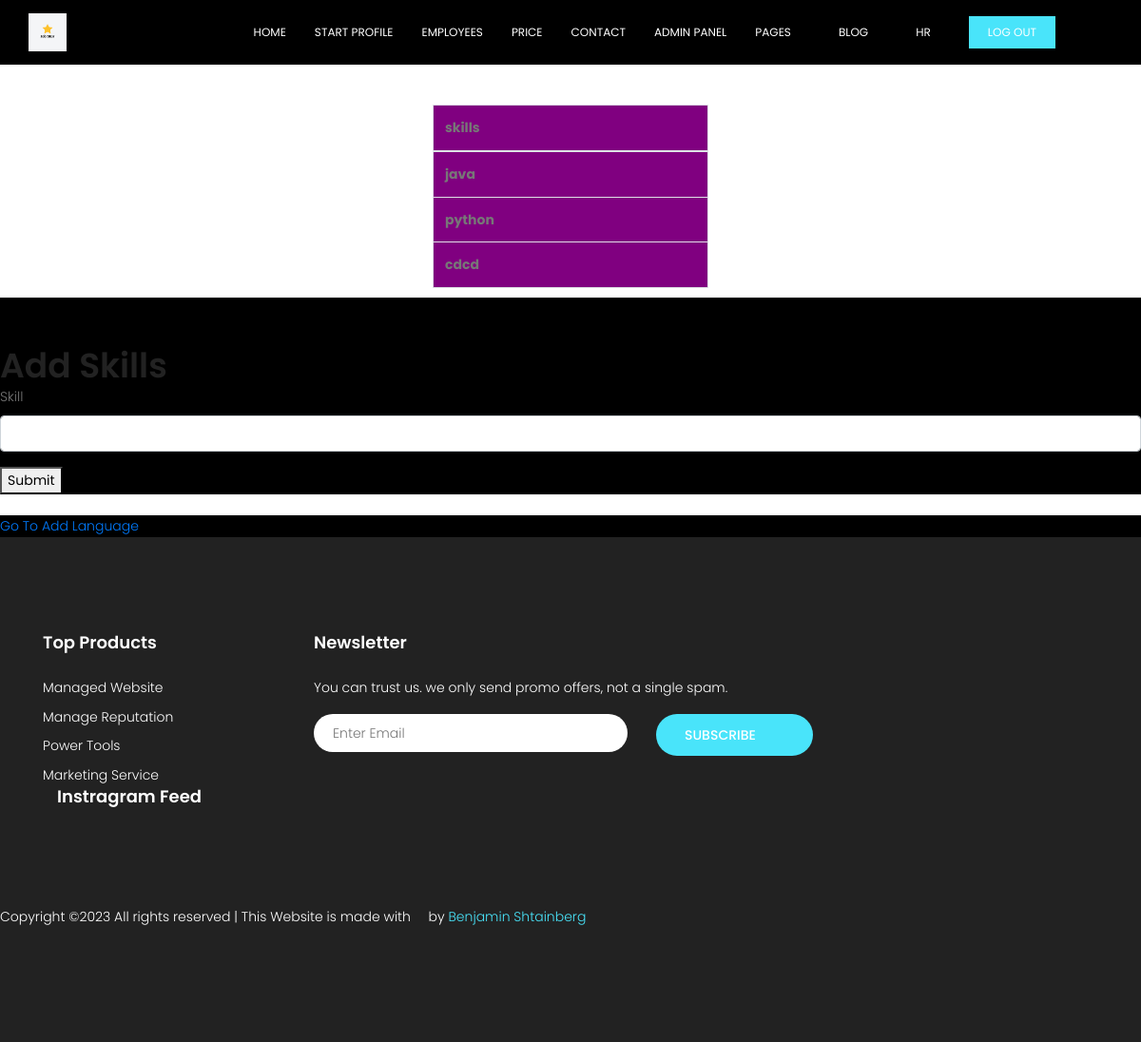
/resume/skills (signed in), run on the app's committed database.
### jobs_app/models.py (models this page shows)
class Skills (models.Model):
    user = models.ForeignKey(User,models.CASCADE)
    skill = models.CharField(max_length=50)
    class Meta:
        verbose_name_plural = '6. skills'

### jobs_app/views.py (the view)
# urls.py: path('resume/skills',views.skills,name='skills'),
def skills(request):
    user_skill = Skills.objects.filter(user=request.user)
    if request.method == 'POST':
        skill = request.POST['skill']
        skills_save = Skills.objects.create(user=request.user,skill=skill)
        skills_save.save()
    return render(request, 'skills.html', {'userSkills': user_skill})

### jobs_project/templates/skills.html (shortened to what this page needs)
{% extends 'base.html' %}
{% load static %}
{% block content %}
<!DOCTYPE html>
<main>
    <div class="table">
    <table class="table table-bordered" style="background-color: purple;">
        <thead>
          <tr>
            <th scope="col">skills</th>
          </tr>
        </thead>
        <tbody>
        {% for skill in userSkills %}
          <tr>
            <th scope="row">{{skill.skill}}</th>
          </tr>
        {% endfor %}
        </tbody>
      </table>
    </div>
    <form style="background-color: black; padding-top: 50px;" method="post" action="/resume/skills">
        <h1>Add Skills</h1>
        <div class="form-group">
            <label for="exampleFormControlInput1">Skill</label>
            <input type="text" class="form-control" id="exampleFormControlInput1" name="skill">
        </div>
        <button type="submit">Submit</button>
      </form>
      <br>
    <div class="br">
      <a href="/resume/language">Go To Add Language</a>
    </div>
</main>
</html>
{% endblock %}

### jobs_project/static/css/index/main.css (style rules this page uses)
body { color: #777777; font-family: "Poppins", sans-serif; font-size: 14px; font-weight: 300; line-height: 1.625em; position: relative; }
a { -webkit-transition: all 0.3s ease 0s; -moz-transition: all 0.3s ease 0s; -o-transition: all 0.3s ease 0s; transition: all 0.3s ease 0s; }
a, a:focus, a:hover { text-decoration: none; outline: 0; }
h1, h2, h3, h4, h5, h6 { font-family: "Poppins", sans-serif; color: #222222; line-height: 1.2em !important; margin-bottom: 0; margin-top: 0; font-weight: 600; }
h1, .h1 { font-size: 36px; }
td, th { border-radius: 0px; }
h1 { font-size: 36px; }
h1, h2, h3, h4, h5, h6 { line-height: 1.5em; }

### jobs_project/templates/skills.html (style rules this page uses)
.table { margin: auto; width: 50%; padding: 10px; margin-top: 50px; }
.br { background-color: black; }

### data on the page
Skills: skill "java"
Skills: skill "python"
Skills: skill "cdcd"
